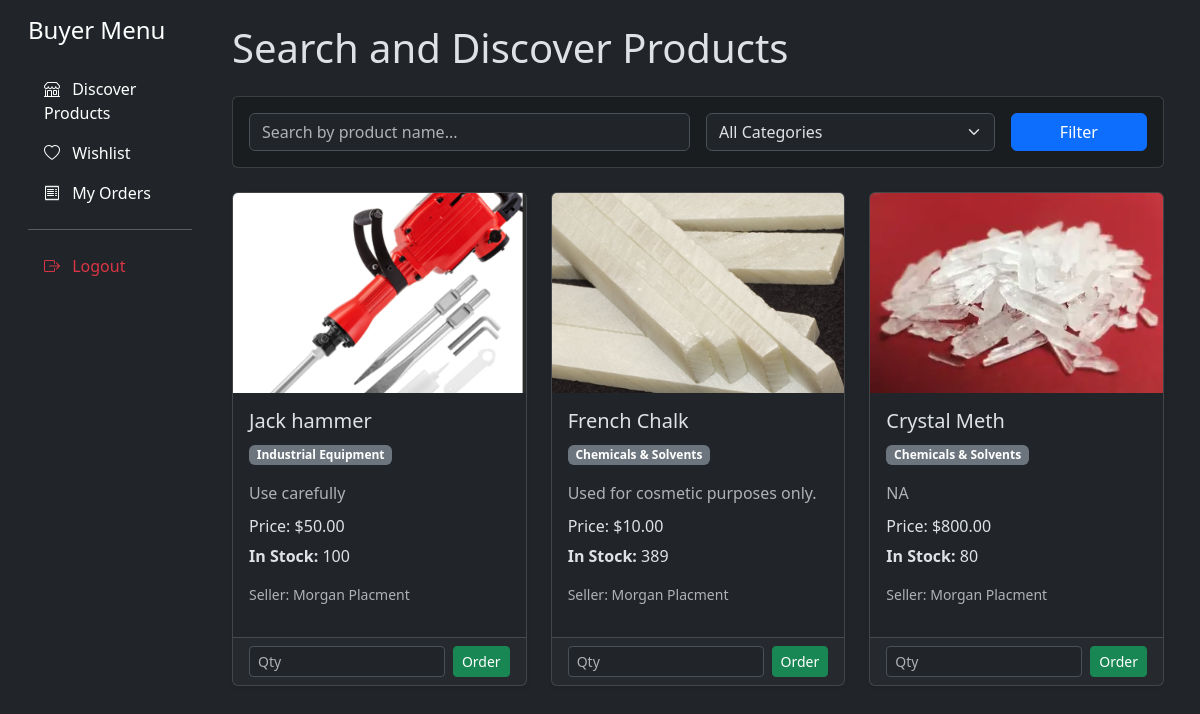
Screenshot of /accounts/dashboard/buyer/ (signed in) with the database file from the repository.
### accounts/models.py (models this page shows, shortened)
class Product(models.Model):
    CATEGORY_CHOICES = [
        ('steel', 'Steel Products'),
        ('cement', 'Cement & Concrete'),
        ('paints', 'Paints & Coatings'),
        ('construction', 'Construction Materials'),
        ('plumbing', 'Plumbing & Fittings'),
        ('soap', 'Soaps & Detergents'),
        ('chemicals', 'Chemicals & Solvents'),
        ('cleaning', 'Cleaning Supplies'),
        ('plastic', 'Plastic Products'),
        ('electricals', 'Electricals'),
        ('equipment', 'Industrial Equipment'),
        ('packaging', 'Packaging Materials'),
        ('tools', 'Tools & Hardware'),
        ('stationery', 'Stationery & Office Supplies'),
        ('garments', 'Textile & Garments'),
        ('food', 'Food Raw Materials'),
    ]
    seller = models.ForeignKey(
        settings.AUTH_USER_MODEL,
        on_delete=models.CASCADE,
        related_name='products'
    )
    name = models.CharField(max_length=200)
    category = models.CharField(max_length=100, choices=CATEGORY_CHOICES, default='tools')
    description = models.TextField()
    price = models.DecimalField(max_digits=10, decimal_places=2)
    stock_quantity = models.PositiveIntegerField(default=0)
    image = models.ImageField(upload_to='product_images/', blank=True, null=True)
    created_at = models.DateTimeField(auto_now_add=True)
    updated_at = models.DateTimeField(auto_now=True)

class User(AbstractUser):
    ROLE_CHOICES = (
        ('buyer', 'Buyer'),
        ('seller', 'Seller'),
    )
    BUSINESS_TYPES = (
        ('manufacturer', 'Manufacturer'),
        ('wholesaler', 'Wholesaler'),
        ('retailer', 'Retailer'),
        ('trader', 'Trader'),
    )
    role = models.CharField(max_length=10, choices=ROLE_CHOICES, default='buyer')
    company_name = models.CharField(max_length=100, blank=True, null=True)
    business_type = models.CharField(max_length=20, choices=BUSINESS_TYPES, blank=True, null=True)
    city = models.CharField(max_length=50, blank=True)
    email = models.EmailField(unique=True)
    USERNAME_FIELD = 'email'
    REQUIRED_FIELDS = ['username'] # 'username' is still required for createsuperuser

### accounts/views.py (the view)
# urls.py: path('dashboard/buyer/', BuyerDashboardView.as_view(), name='buyer_dashboard'),
class BuyerDashboardView(BuyerRequiredMixin, ListView):
    model = Product
    template_name = 'accounts/all_products.html'
    context_object_name = 'products'
    paginate_by = 12
    def get_queryset(self):
        queryset = Product.objects.all().order_by('-created_at')
        search_query = self.request.GET.get('q', '')
        if search_query: queryset = queryset.filter(name__icontains=search_query)
        category_filter = self.request.GET.get('category', '')
        if category_filter: queryset = queryset.filter(category=category_filter)
        return queryset
    def get_context_data(self, **kwargs):
        context = super().get_context_data(**kwargs)
        context['categories'] = Product.CATEGORY_CHOICES
        context['search_query'] = self.request.GET.get('q', '')
        context['selected_category'] = self.request.GET.get('category', '')
        if self.request.user.is_authenticated:
            recommended_products = get_recommendations(self.request.user, num_recs=4)
            context['recommended_products'] = recommended_products
        return context

### accounts/views.py (called while the page is built)
    def test_func(self): return self.request.user.role == 'buyer'

### ml_models/recommendations.py (called while the page is built, shortened)
def get_recommendations(user, num_recs=4):
    from accounts.models import Order, Product
    model_dir = 'ml_models/saved_models/'
    model_path = os.path.join(model_dir, 'knn_model.joblib')
    map_path = os.path.join(model_dir, 'product_mappings.joblib')
    if not os.path.exists(model_path) or not os.path.exists(map_path):
        print("Model files not found. Please train the model first.")
        return []

### accounts/templates/accounts/all_products.html (shortened to what this page needs)
{% extends 'base.html' %}
{% block content %}
<div class="row g-0">
    <nav class="col-md-2 d-md-block bg-dark sidebar vh-100 p-3">
        <h4 class="text-white mb-4">Buyer Menu</h4>
        <ul class="nav flex-column">
            <li class="nav-item">
                <a class="nav-link text-white active" href="{% url 'buyer_dashboard' %}">
                    <i class="bi bi-shop me-2"></i> Discover Products
                </a>
            </li>
            <li class="nav-item">
                <a class="nav-link text-white" href="#">
                    <i class="bi bi-heart me-2"></i> Wishlist
                </a>
            </li>
            <li class="nav-item">
                <a class="nav-link text-white" href="{% url 'my_orders' %}">
                    <i class="bi bi-receipt me-2"></i> My Orders
                </a>
            </li>
            <li class="nav-item mt-auto">
                <hr class="text-white">
                <a class="nav-link text-danger" href="{% url 'logout' %}">
                    <i class="bi bi-box-arrow-right me-2"></i> Logout
                </a>
            </li>
        </ul>
    </nav>
    <main class="col-md-10 p-4">
        <h1 class="mb-4">Search and Discover Products</h1>
        <div class="card bg-dark-subtle mb-4">
            <div class="card-body">
                <form method="get" action="{% url 'buyer_dashboard' %}" class="row g-3 align-items-center">
                    <div class="col-md-6">
                        <input type="text" name="q" class="form-control" placeholder="Search by product name..." value="{{ search_query }}">
                    </div>
                    <div class="col-md-4">
                        <select name="category" class="form-select">
                            <option value="">All Categories</option>
                        </select>
                    </div>
                    <div class="col-md-2 d-grid">
                        <button type="submit" class="btn btn-primary">Filter</button>
                    </div>
                </form>
            </div>
        </div>
        <div class="row">
            {% for product in products %}
            <div class="col-md-6 col-lg-4 mb-4">
                <div class="card h-100 shadow-sm">
                    {% if product.image %}<img src="{{ product.image.url }}" class="card-img-top" alt="{{ product.name }}" style="height: 200px; object-fit: cover;">{% endif %}
                    <div class="card-body">
                        <h5 class="card-title">{{ product.name }}</h5>
                        <p class="card-text"><span class="badge bg-secondary">{{ product.get_category_display }}</span></p>
                        <p class="card-text text-muted">{{ product.description|truncatewords:15 }}</p>
                        <h6 class="card-subtitle mb-2">Price: ${{ product.price }}</h6>
                        <p class="card-text"><strong>In Stock:</strong> {{ product.stock_quantity }}</p>
                        <p class="small text-muted">Seller: {{ product.seller.company_name|default:product.seller.username }}</p>
                    </div>
                    <div class="card-footer">
                        <form method="post" action="{% url 'place_order' %}" class="d-flex gap-2">
                            <input type="number" name="quantity" class="form-control form-control-sm" placeholder="Qty" required min="1" max="{{ product.stock_quantity }}">
                            <button type="submit" class="btn btn-sm btn-success">Order</button>
                        </form>
                    </div>
                </div>
            </div>
            {% empty %}
            <div class="col-12">
                <p class="text-center">No products found matching your criteria.</p>
            </div>
            {% endfor %}
        </div>
    </main>
</div>
{% endblock %}

### accounts/templates/base.html (shortened to what this page needs)
<!doctype html>
<html lang="en" data-bs-theme="dark">
<head>
    <link href="https://cdn.jsdelivr.net/npm/bootstrap@5.3.2/dist/css/bootstrap.min.css" rel="stylesheet">
    <link rel="stylesheet" href="https://cdn.jsdelivr.net/npm/bootstrap-icons@1.11.3/font/bootstrap-icons.min.css">
</head>
<body>
    <div class="container-fluid">
        {% block content %}{% endblock %}
    </div>
</body>
</html>

### accounts/templates/base.html (style rules this page uses)
body { background-color: #212529; }

### rows the page displays
Product: image (picture), name "Jack hammer", category "Industrial Equipment", description "Use carefully", price "50.00", stock_quantity "100", seller.company_name "Morgan Placment"
Product: image (picture), name "French Chalk", category "Chemicals & Solvents", description "Used for cosmetic purposes only.", price "10.00", stock_quantity "389", seller.company_name "Morgan Placment"
Product: image (picture), name "Crystal Meth", category "Chemicals & Solvents", description "NA", price "800.00", stock_quantity "80", seller.company_name "Morgan Placment"
